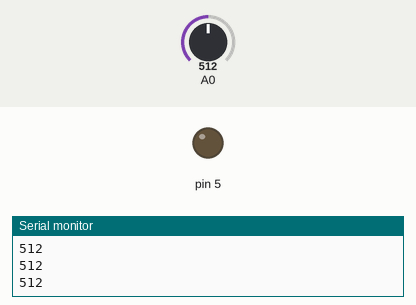
Recording of a sketch running on a simulated Arduino Uno, built with avr-gcc and run on an emulated ATmega328P. Parts: output pins drawn as LEDs (lit = HIGH), the last lines printed to the serial monitor. Inputs (shaded band) come from the test bench; at power-on: A0 = 512.

Above: at 1.2 s.
1.3 s: A0 set to 315
2.8 s: A0 set to 287
At 3.7 s:
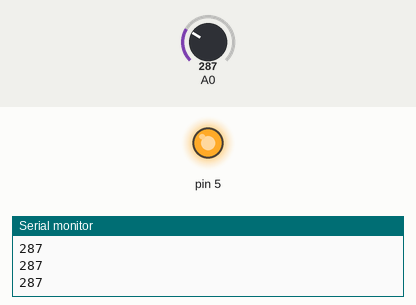
4.3 s: A0 set to 306
At 4.8 s:
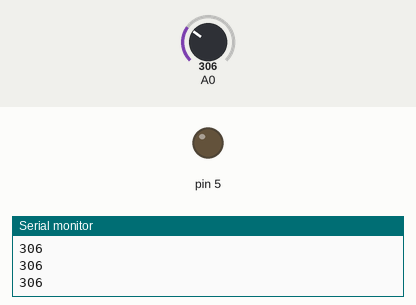
5.8 s: A0 set to 290
At 7.2 s:
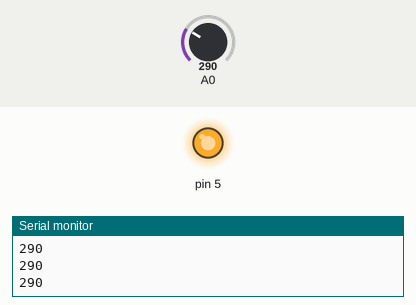
Timing chart, 0 to 8.3 s (numbered marks = the images above; inputs shaded):
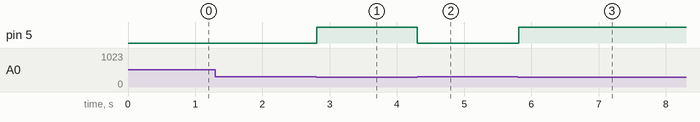

Measured:
- the behaviour switches between 300 and 299 on A0 (found by bisection; images 0 and 1)
- after the input at 2.8 s, pin 5: LOW → HIGH at once
- after the input at 4.3 s, pin 5: HIGH → LOW at once
- after the input at 5.8 s, pin 5: LOW → HIGH at once

The sketch:

sketch_sep10a.ino
```cpp
void setup() {
  pinMode(A0, INPUT);
  pinMode(5, OUTPUT);
  Serial.begin(9600);
}

void loop() {
  int v = analogRead(A0);
  Serial.println(v);
  if(v < 300) {
    digitalWrite(5, HIGH);
  } else {
    digitalWrite(5, LOW);
  }
 }
```
